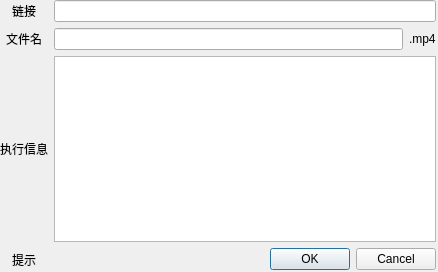
<?xml version="1.0" encoding="UTF-8"?>
<ui version="4.0">
 <class>Dialog</class>
 <widget class="QDialog" name="Dialog">
  <property name="geometry">
   <rect>
    <x>0</x>
    <y>0</y>
    <width>438</width>
    <height>272</height>
   </rect>
  </property>
  <property name="windowTitle">
   <string>Dialog</string>
  </property>
  <widget class="QWidget" name="layoutWidget">
   <property name="geometry">
    <rect>
     <x>0</x>
     <y>0</y>
     <width>436</width>
     <height>271</height>
    </rect>
   </property>
   <layout class="QGridLayout" name="gridLayout">
    <item row="3" column="1">
     <layout class="QHBoxLayout" name="horizontalLayout">
      <item>
       <widget class="QLabel" name="tipsinfo1">
        <property name="font">
         <font>
          <family>Aa星河依旧滚烫 (非商业使用)</family>
          <pointsize>12</pointsize>
         </font>
        </property>
        <property name="text">
         <string>    </string>
        </property>
        <property name="alignment">
         <set>Qt::AlignCenter</set>
        </property>
       </widget>
      </item>
      <item>
       <spacer name="horizontalSpacer">
        <property name="orientation">
         <enum>Qt::Horizontal</enum>
        </property>
        <property name="sizeHint" stdset="0">
         <size>
          <width>25</width>
          <height>20</height>
         </size>
        </property>
       </spacer>
      </item>
      <item>
       <widget class="QPushButton" name="okButton">
        <property name="text">
         <string>OK</string>
        </property>
       </widget>
      </item>
      <item>
       <widget class="QPushButton" name="cancelButton">
        <property name="text">
         <string>Cancel</string>
        </property>
       </widget>
      </item>
     </layout>
    </item>
    <item row="3" column="0">
     <widget class="QLabel" name="tipsinfo">
      <property name="text">
       <string>提示</string>
      </property>
      <property name="alignment">
       <set>Qt::AlignCenter</set>
      </property>
     </widget>
    </item>
    <item row="2" column="1">
     <widget class="QTextBrowser" name="runinfo1"/>
    </item>
    <item row="0" column="0">
     <widget class="QLabel" name="urllink">
      <property name="text">
       <string>链接</string>
      </property>
      <property name="alignment">
       <set>Qt::AlignCenter</set>
      </property>
     </widget>
    </item>
    <item row="0" column="1">
     <widget class="QLineEdit" name="urllink1"/>
    </item>
    <item row="2" column="0">
     <widget class="QLabel" name="runinfo">
      <property name="tabletTracking">
       <bool>false</bool>
      </property>
      <property name="text">
       <string>执行信息</string>
      </property>
      <property name="textFormat">
       <enum>Qt::AutoText</enum>
      </property>
      <property name="alignment">
       <set>Qt::AlignCenter</set>
      </property>
     </widget>
    </item>
    <item row="1" column="0">
     <widget class="QLabel" name="filename">
      <property name="text">
       <string>文件名</string>
      </property>
      <property name="alignment">
       <set>Qt::AlignCenter</set>
      </property>
     </widget>
    </item>
    <item row="1" column="1">
     <layout class="QHBoxLayout" name="horizontalLayout_7">
      <item>
       <widget class="QLineEdit" name="filename1"/>
      </item>
      <item>
       <widget class="QLabel" name="filename2">
        <property name="text">
         <string>.mp4</string>
        </property>
       </widget>
      </item>
     </layout>
    </item>
   </layout>
  </widget>
 </widget>
 <resources/>
 <connections>
  <connection>
   <sender>cancelButton</sender>
   <signal>clicked()</signal>
   <receiver>Dialog</receiver>
   <slot>close()</slot>
   <hints>
    <hint type="sourcelabel">
     <x>598</x>
     <y>238</y>
    </hint>
    <hint type="destinationlabel">
     <x>440</x>
     <y>282</y>
    </hint>
   </hints>
  </connection>
 </connections>
</ui>
